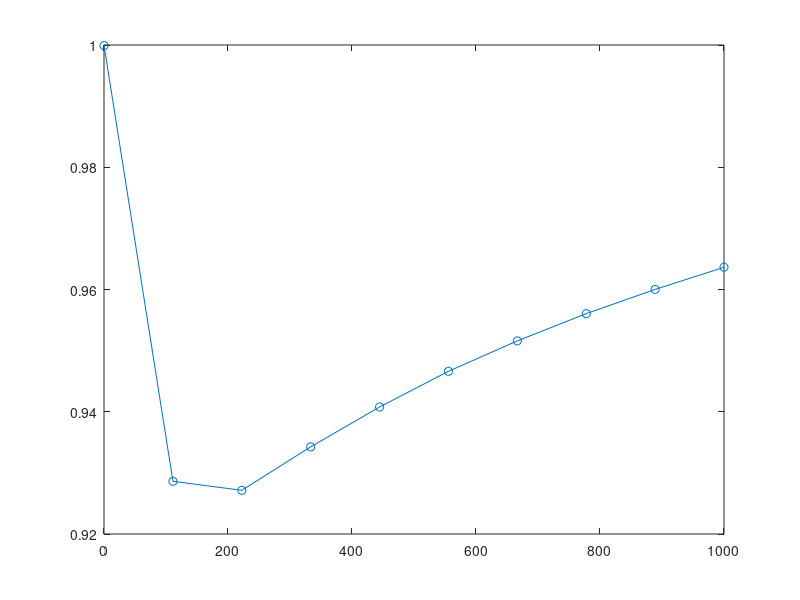
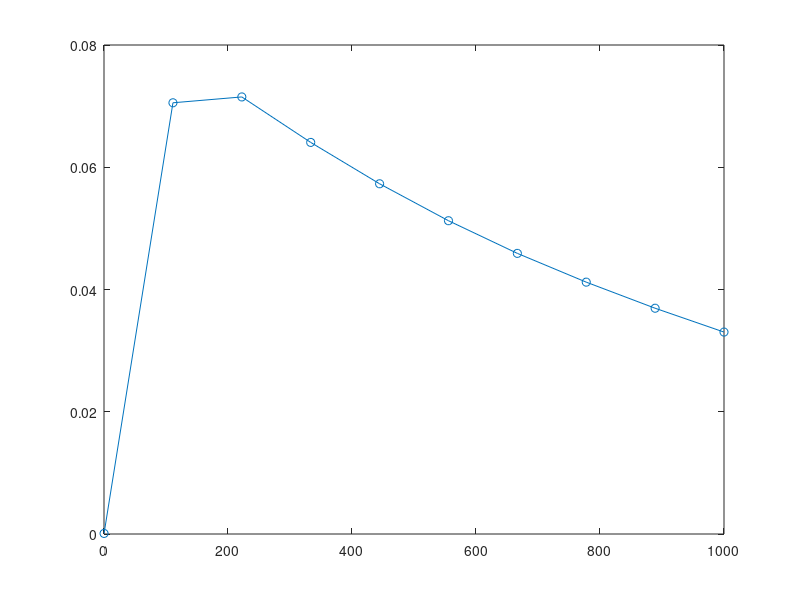
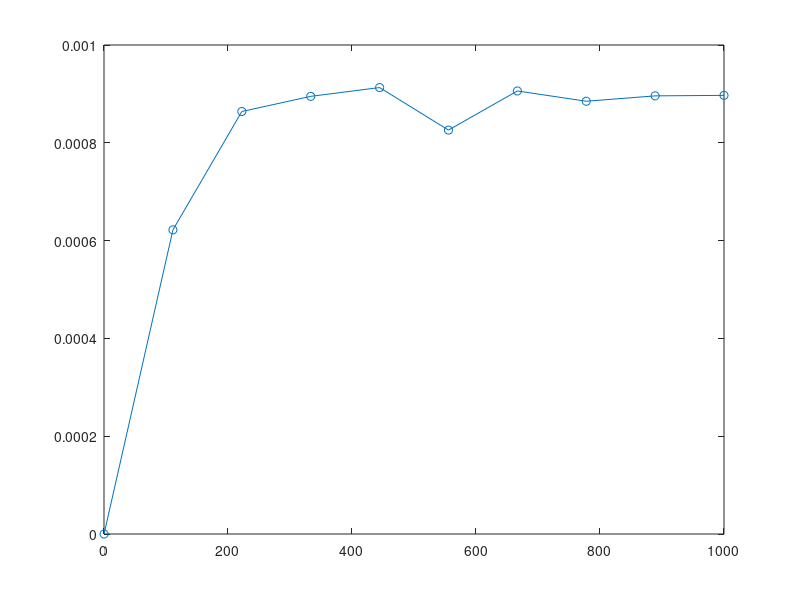
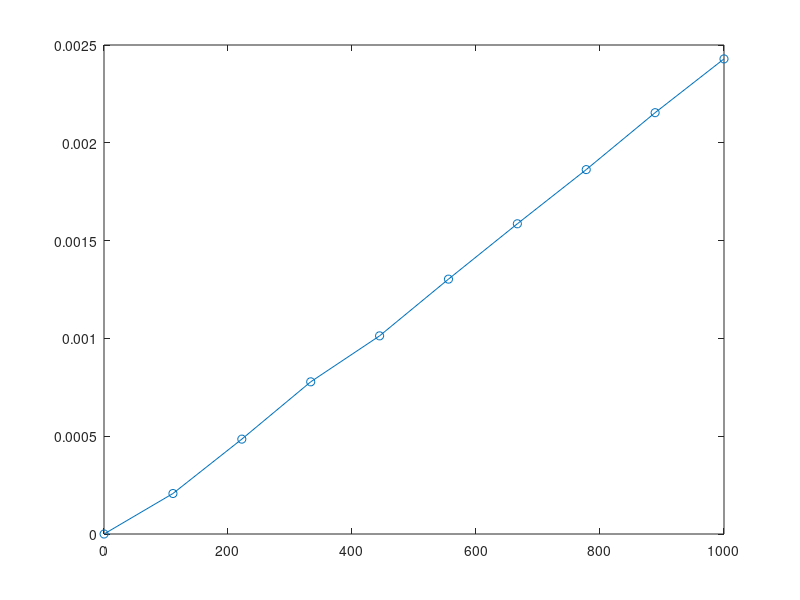

Here is the MATLAB script that generated these plots, in order: (Note: this script raises an error after producing the figures.)
% This is a test of the simulation algorithm for inhomogeneous semi-Markov process.
% Invere cdf based on interpolation is used to sample the holding time distribution.
% Benchmark: A four state system, where state transitions are caused by
% arrival of disruptive events, performance of safety barriers, and
% recovery time distributions.
%            State 0: Perfect
%            State 1: Dummy perfect state.
%            State 2: Performance degradation.
%            State 3: Total failure (absorption state).
% Last edit: 20200128 - Add comments.
%            20191223 - Created by ZZ
clear; clc;
addpath('../')
%% Parameter definition
% First arrival time of the disruptive event
lambda_D = 1e-3;
pd_disp = makedist('exponential','mu',1/lambda_D);
% Safety barriers
p_large = 1.6e-3; % Probability of large damage, leading to state 3
eta_s = 100; beta_s = 2;
pd_t_f_s = makedist('weibull','a',eta_s,'b',beta_s); % Time to failure distribution of the safety barrier
% Time to repair distribution
eta_r = 1; beta_r = 2;
pd_t_r = makedist('weibull','a',eta_r,'b',beta_r); 

% Simulation to calculate p(t) for each state, for 0<t<T_max
evaluation_horizon = 1e3;
t = linspace(.1,evaluation_horizon,10); % Evaluate time

ns = 1e6; % Sample size

%% Create benchmark
% p_t_ref = zeros(4,length(t)); % p(t): 4*1, each column corresponds to one state
% sample_path = cell(1,ns); % Store all the sample path up to evaluation_horizon.
% sample_jump_time = cell(1,ns); % Store all the jump times up to evaluation_horizon.
% 
% tic;
% for j = 1:ns
%     t_cur = 0; % Initial value of time
%     state = 0; % Start from working
%     
%     % Initialize
%     temp_sample_path = -1*ones(1,1000); % Vector for the sample path.
%     temp_sample_jump_time = -1*ones(1,1000); % Vector for the sample path.
%     
%     index = 1; % Intial value for the index of the states.
%     temp_sample_path(index) = 0; 
%     temp_sample_jump_time(index) = 0; 
%     
%     while 1
%         index = index + 1; % Next state.
%         switch state
%             case 0 % If current state is perfect state
%                 theta = pd_disp.random(); % Interarrival time
%                 t_next = t_cur + theta; % Calculate the event occurrence tiem
%                 if t_next > evaluation_horizon % Beyond evaluation horizon
%                     t_cur = evaluation_horizon;
%                     
%                     temp_sample_path(index) = state;
%                     temp_sample_jump_time(index) = t_cur;
%                     break;
%                 else
%                     t_cur = t_next;
%                     % Decide what is the next state
%                     is_large_damage = binornd(1,p_large);
%                     is_fail_sb = binornd(1,pd_t_f_s.cdf(t_cur));                     
%                     if is_large_damage == 1 % If large damage happens
%                         state = 3; % Absorption state
%                     else
%                         if is_fail_sb == 1 % If safety barrier fails
%                             state = 2; % Degradation state
%                         else % If safety barrier is OK
%                             state = 1; % Dummy state 0
%                         end
%                     end
%                                         
%                     temp_sample_path(index) = state;
%                     temp_sample_jump_time(index) = t_cur;
%                 end
%             case 1 % Dummy perfect state: it is equivalant to the perfect state
%                 theta = pd_disp.random(); % Interarrival time
%                 t_next = t_cur + theta; % Calculate the event occurrence tiem
%                 if t_next > evaluation_horizon % Beyond evaluation horizon
%                     t_cur = evaluation_horizon;                   
%                                         
%                     temp_sample_path(index) = state;
%                     temp_sample_jump_time(index) = t_cur;
%                     break;
%                 else
%                     t_cur = t_next;
%                     % Decide what is the next state
%                     is_large_damage = binornd(1,p_large);
%                     is_fail_sb = binornd(1,pd_t_f_s.cdf(t_cur));                     
%                     if is_large_damage == 1 % If large damage happens
%                         state = 3; % Absorption state
%                     else
%                         if is_fail_sb == 1 % If safety barrier fails
%                             state = 2; % Degradation state
%                         else % If safety barrier is OK
%                             state = 0; % Dummy state 0
%                         end
%                     end                    
%                                         
%                     temp_sample_path(index) = state;
%                     temp_sample_jump_time(index) = t_cur;
%                 end
%             case 2
%                 theta_d = pd_disp.random(); % The next degradation time
%                 theta_r = pd_t_r.random(); % The next recovery time
%                 if theta_d < theta_r % If next transition is degradation
%                     theta = theta_d;
%                     t_next = t_cur + theta; % Calculate the event occurrence tiem
%                     if t_next > evaluation_horizon % Beyond evaluation horizon
%                         t_cur = evaluation_horizon;                                               
%                                             
%                         temp_sample_path(index) = state;
%                         temp_sample_jump_time(index) = t_cur;
%                         break;
%                     else
%                         t_cur = t_next;
%                         state = 3;                        
%                                             
%                         temp_sample_path(index) = state;
%                         temp_sample_jump_time(index) = t_cur;
%                     end
%                 else % If next state is recovery
%                     theta = theta_r;
%                     t_next = t_cur + theta; % Calculate the event occurrence tiem
%                     if t_next > evaluation_horizon % Beyond evaluation horizon
%                         t_cur = evaluation_horizon;                      
%                                             
%                         temp_sample_path(index) = state;
%                         temp_sample_jump_time(index) = t_cur;
%                         break;
%                     else
%                         t_cur = t_next;
%                         state = 0;
%                                             
%                         temp_sample_path(index) = state;
%                         temp_sample_jump_time(index) = t_cur;
%                     end
%                 end
%             case 3
%                 t_cur = evaluation_horizon;                             
% 
%                 temp_sample_path(index) = state;
%                 temp_sample_jump_time(index) = t_cur;
%                 break;                    
%             otherwise
%                 error('Undefined state!')
%         end            
%     end
%     
%     temp_sample_path = temp_sample_path(1:index);
%     temp_sample_jump_time = temp_sample_jump_time(1:index);
%     sample_path{j} = temp_sample_path;
%     sample_jump_time{j} = temp_sample_jump_time;
% end

% %% Post processing.
% for i = 1:length(t)
%     tt = t(i);
%     count = zeros(1,4);
%     for j = 1:ns
%         temp_sample_path = sample_path{j};
%         temp_sample_jump_time = sample_jump_time{j};
%         
%         index = find(temp_sample_jump_time<tt,1,'last');
%         count(temp_sample_path(index)+1) = count(temp_sample_path(index)+1) + 1;        
%     end
%     p_t_ref(:,i) = transpose(count/ns);
% end
% 
% elapsed_time_1 = toc;

load('result_ref.mat');

% Display results
h_p_1 = figure();
plot(t,p_t_ref(1,:),'-o')
hold on
h_p_2 = figure();
plot(t,p_t_ref(2,:),'-o')
hold on
h_p_3 = figure();
plot(t,p_t_ref(3,:),'-o')
hold on
h_p_4 = figure();
plot(t,p_t_ref(4,:),'-o')
hold on

%% Simulate using holding time distribution and embedded chain. Sampling with rejection method.
load('inv_cdf.mat','inv_cdf_f_02', 'inv_cdf_f_20');
% Define the embedded chain and the holding time dist.
pi_0 = [1,0,0,0]; % Initial distribution

% Elements in the transition probability matrix
p_01 = @(tau) (-0.887024E-1).*exp(1).^((1/1000).*tau).*...
    ((-0.1E1)+erf((1/100).*(5+tau)));
p_02 = @(tau) 0.9984E0+0.887024E-1.*exp(1).^((1/1000).*tau).*((-0.1E1)+...
    erf(0.5E-1+ 0.1E-1.*tau));
% p_03 = @(tau) .16e-2*ones(size(tau));
p_03 = @(tau) 1 - p_01(tau) - p_02(tau);
p_10 = p_01;
p_12 = p_02;
p_13 = p_03;
p_20 = @(tau) .999114*ones(size(tau));
p_23 = @(tau) 1 - p_20(tau);

% Handles to the transition probability matrix for each state: Returns a
% n_t*4 matrix, where each row is the transition probability vector
% p_{i,j}, j = 0,1,2,3, and the column represents the current time tau.
cal_p_tr_0 = @(tau) [zeros(size(tau)), p_01(tau), p_02(tau), p_03(tau)];
cal_p_tr_1 = @(tau) [p_01(tau), zeros(size(tau)), p_02(tau), p_03(tau)];
cal_p_tr_2 = @(tau) [p_20(tau), zeros(size(tau)), zeros(size(tau)), p_23(tau)];
cal_p_tr_3 = @(tau) [zeros(size(tau)), zeros(size(tau)),...
    zeros(size(tau)), ones(size(tau))];
cal_p = {cal_p_tr_0, cal_p_tr_1, cal_p_tr_2, cal_p_tr_3};

% Random number generator of the holding times.
rnd_theta_02 = @(tau) rnd_theta_02_cal(tau,inv_cdf_f_02,evaluation_horizon);
rnd_theta_20 = @(tau) rnd_theta_20_cal(tau,inv_cdf_f_20,evaluation_horizon);

handle_zero = @(tau) zeros(size(tau));
rnd_matrix_theta = {handle_zero, @rnd_theta_01, rnd_theta_02, @rnd_theta_03;...
    @rnd_theta_01, handle_zero, rnd_theta_02, @rnd_theta_03;...
    rnd_theta_20, handle_zero, handle_zero, @rnd_theta_23;...
    handle_zero, handle_zero, handle_zero,handle_zero};

% Calculate the same probability distribution
fprintf('\n Embedded chain approach\n')
n_state = 4;
p_t_int = zeros(n_state,length(t)); % p(t): 4*1, each column corresponds to one state
max_n_jump = -1; % The maximum number of jumps considered.

tic;
% y and tau are matrix with dimension ns*(n_jump+1).
% Row of y represents the state after each jump, from 0 (initial values) to n_jump.
% Row of tau represents the occurrence time after each jump.
[y, tau] = simulate_semi_nhsmp_embedded(ns, max_n_jump, evaluation_horizon, ...
    pi_0, cal_p, rnd_matrix_theta);
y_transpose = y';

% Post-processing: Get the probability for each time epoch.
for i = 1:length(t)
    tt = t(i);
    
    % The last element in each row, where tau<tt
    offset_y = findfirst(tau<tt, 2, 1, 'last');
    loc_y = transpose(0:ns-1)*size(y,2) + offset_y;    
    
    % Get state at tt
    y_tt = y_transpose(loc_y);
    
    % Count numbers at each state and calculate the probability.
    bin_edge = 1:n_state+1;
    p_t_int(:,i) = transpose(histcounts(y_tt, bin_edge))/ns;
end

elapsed_time_2 = toc;

% Display results
figure(h_p_1);
plot(t,p_t_int(1,:),'-dr')
figure(h_p_2);
plot(t,p_t_int(2,:),'-dr')
figure(h_p_3);
plot(t,p_t_int(3,:),'-dr')
figure(h_p_4);
plot(t,p_t_int(4,:),'-dr')

fprintf('The elapsed time for 1 is %f seconds\n',elapsed_time_1);
fprintf('The elapsed time for 2 is %f seconds\n',elapsed_time_2); 